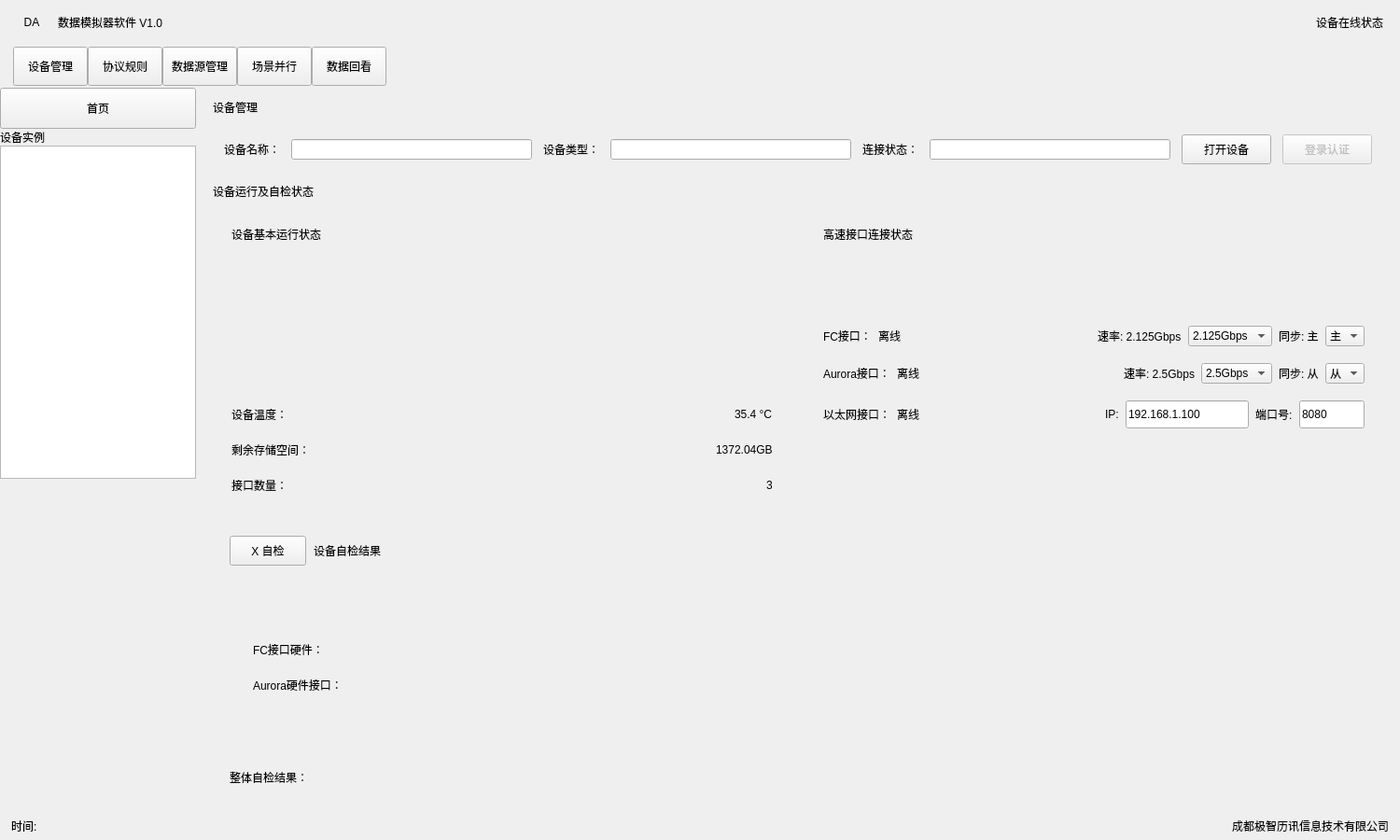
<?xml version="1.0" encoding="UTF-8"?>
<ui version="4.0">
 <class>wid_stack</class>
 <widget class="QWidget" name="wid_stack">
  <property name="geometry">
   <rect>
    <x>0</x>
    <y>0</y>
    <width>1500</width>
    <height>900</height>
   </rect>
  </property>
  <property name="windowTitle">
   <string>数据模拟器软件 V1.0</string>
  </property>
  <layout class="QVBoxLayout" name="rootLayout">
   <property name="spacing">
    <number>0</number>
   </property>
   <property name="leftMargin">
    <number>0</number>
   </property>
   <property name="topMargin">
    <number>0</number>
   </property>
   <property name="rightMargin">
    <number>0</number>
   </property>
   <property name="bottomMargin">
    <number>0</number>
   </property>
   <item>
    <widget class="QFrame" name="applicationBar">
     <property name="minimumSize">
      <size>
       <width>0</width>
       <height>48</height>
      </size>
     </property>
     <property name="maximumSize">
      <size>
       <width>16777215</width>
       <height>48</height>
      </size>
     </property>
     <property name="frameShape">
      <enum>QFrame::NoFrame</enum>
     </property>
     <layout class="QHBoxLayout" name="applicationLayout">
      <property name="spacing">
       <number>12</number>
      </property>
      <property name="leftMargin">
       <number>18</number>
      </property>
      <property name="topMargin">
       <number>0</number>
      </property>
      <property name="rightMargin">
       <number>18</number>
      </property>
      <property name="bottomMargin">
       <number>0</number>
      </property>
      <item>
       <widget class="QLabel" name="productLogo">
        <property name="minimumSize">
         <size>
          <width>32</width>
          <height>32</height>
         </size>
        </property>
        <property name="maximumSize">
         <size>
          <width>32</width>
          <height>32</height>
         </size>
        </property>
        <property name="text">
         <string>DA</string>
        </property>
        <property name="alignment">
         <set>Qt::AlignCenter</set>
        </property>
       </widget>
      </item>
      <item>
       <widget class="QLabel" name="productTitle">
        <property name="text">
         <string>数据模拟器软件 V1.0</string>
        </property>
       </widget>
      </item>
      <item>
       <spacer name="applicationSpacer">
        <property name="orientation">
         <enum>Qt::Horizontal</enum>
        </property>
        <property name="sizeHint" stdset="0">
         <size>
          <width>40</width>
          <height>20</height>
         </size>
        </property>
       </spacer>
      </item>
      <item>
       <widget class="QLabel" name="applicationMeta">
        <property name="text">
         <string>设备在线状态</string>
        </property>
       </widget>
      </item>
     </layout>
    </widget>
   </item>
   <item>
    <widget class="QFrame" name="navigationBar">
     <property name="minimumSize">
      <size>
       <width>0</width>
       <height>46</height>
      </size>
     </property>
     <property name="maximumSize">
      <size>
       <width>16777215</width>
       <height>46</height>
      </size>
     </property>
     <property name="frameShape">
      <enum>QFrame::NoFrame</enum>
     </property>
     <layout class="QHBoxLayout" name="navigationLayout">
      <property name="spacing">
       <number>0</number>
      </property>
      <property name="leftMargin">
       <number>14</number>
      </property>
      <property name="topMargin">
       <number>0</number>
      </property>
      <property name="rightMargin">
       <number>14</number>
      </property>
      <property name="bottomMargin">
       <number>0</number>
      </property>
      <item>
       <widget class="QPushButton" name="deviceNavButton">
        <property name="minimumSize">
         <size>
          <width>0</width>
          <height>42</height>
         </size>
        </property>
        <property name="cursor">
         <cursorShape>PointingHandCursor</cursorShape>
        </property>
        <property name="text">
         <string>设备管理</string>
        </property>
        <property name="navTab" stdset="0">
         <bool>true</bool>
        </property>
        <property name="activeNav" stdset="0">
         <bool>true</bool>
        </property>
       </widget>
      </item>
      <item>
       <widget class="QPushButton" name="protocolNavButton">
        <property name="minimumSize">
         <size>
          <width>0</width>
          <height>42</height>
         </size>
        </property>
        <property name="cursor">
         <cursorShape>PointingHandCursor</cursorShape>
        </property>
        <property name="text">
         <string>协议规则</string>
        </property>
        <property name="navTab" stdset="0">
         <bool>true</bool>
        </property>
        <property name="activeNav" stdset="0">
         <bool>false</bool>
        </property>
       </widget>
      </item>
      <item>
       <widget class="QPushButton" name="dataSourceNavButton">
        <property name="minimumSize">
         <size>
          <width>0</width>
          <height>42</height>
         </size>
        </property>
        <property name="cursor">
         <cursorShape>PointingHandCursor</cursorShape>
        </property>
        <property name="text">
         <string>数据源管理</string>
        </property>
        <property name="navTab" stdset="0">
         <bool>true</bool>
        </property>
        <property name="activeNav" stdset="0">
         <bool>false</bool>
        </property>
       </widget>
      </item>
      <item>
       <widget class="QPushButton" name="scenarioNavButton">
        <property name="minimumSize">
         <size>
          <width>0</width>
          <height>42</height>
         </size>
        </property>
        <property name="cursor">
         <cursorShape>PointingHandCursor</cursorShape>
        </property>
        <property name="text">
         <string>场景并行</string>
        </property>
        <property name="navTab" stdset="0">
         <bool>true</bool>
        </property>
        <property name="activeNav" stdset="0">
         <bool>false</bool>
        </property>
       </widget>
      </item>
      <item>
       <widget class="QPushButton" name="dataReviewNavButton">
        <property name="minimumSize">
         <size>
          <width>0</width>
          <height>42</height>
         </size>
        </property>
        <property name="cursor">
         <cursorShape>PointingHandCursor</cursorShape>
        </property>
        <property name="text">
         <string>数据回看</string>
        </property>
        <property name="navTab" stdset="0">
         <bool>true</bool>
        </property>
        <property name="activeNav" stdset="0">
         <bool>false</bool>
        </property>
       </widget>
      </item>
      <item>
       <spacer name="navigationSpacer">
        <property name="orientation">
         <enum>Qt::Horizontal</enum>
        </property>
        <property name="sizeHint" stdset="0">
         <size>
          <width>40</width>
          <height>20</height>
         </size>
        </property>
       </spacer>
      </item>
     </layout>
    </widget>
   </item>
   <item>
    <widget class="QStackedWidget" name="contentStack">
     <property name="currentIndex">
      <number>0</number>
     </property>
     <widget class="QWidget" name="devicePage">
      <property name="sizePolicy">
       <sizepolicy hsizetype="Expanding" vsizetype="Expanding">
        <horstretch>0</horstretch>
        <verstretch>0</verstretch>
       </sizepolicy>
      </property>
      <layout class="QHBoxLayout" name="devicePageLayout">
       <property name="spacing">
        <number>0</number>
       </property>
       <property name="leftMargin">
        <number>0</number>
       </property>
       <property name="topMargin">
        <number>0</number>
       </property>
       <property name="rightMargin">
        <number>0</number>
       </property>
       <property name="bottomMargin">
        <number>0</number>
       </property>
       <item>
        <widget class="QFrame" name="deviceSidebar">
         <property name="minimumSize">
          <size>
           <width>210</width>
           <height>0</height>
          </size>
         </property>
         <property name="maximumSize">
          <size>
           <width>210</width>
           <height>16777215</height>
          </size>
         </property>
         <property name="frameShape">
          <enum>QFrame::NoFrame</enum>
         </property>
         <layout class="QVBoxLayout" name="sidebarLayout">
          <property name="spacing">
           <number>0</number>
          </property>
          <property name="leftMargin">
           <number>0</number>
          </property>
          <property name="topMargin">
           <number>0</number>
          </property>
          <property name="rightMargin">
           <number>0</number>
          </property>
          <property name="bottomMargin">
           <number>0</number>
          </property>
          <item>
           <widget class="QPushButton" name="homeButton">
            <property name="minimumSize">
             <size>
              <width>0</width>
              <height>44</height>
             </size>
            </property>
            <property name="text">
             <string>首页</string>
            </property>
           </widget>
          </item>
          <item>
           <widget class="QLabel" name="deviceSideTitle">
            <property name="text">
             <string>设备实例</string>
            </property>
           </widget>
          </item>
          <item>
           <widget class="QTreeWidget" name="deviceTree">
            <property name="headerHidden">
             <bool>true</bool>
            </property>
            <property name="indentation">
             <number>20</number>
            </property>
            <property name="animated">
             <bool>false</bool>
            </property>
           </widget>
          </item>
          <item>
           <spacer name="sidebarSpacer">
            <property name="orientation">
             <enum>Qt::Vertical</enum>
            </property>
            <property name="sizeHint" stdset="0">
             <size>
              <width>20</width>
              <height>40</height>
             </size>
            </property>
           </spacer>
          </item>
         </layout>
        </widget>
       </item>
       <item>
        <widget class="QWidget" name="deviceContent" native="true">
         <layout class="QVBoxLayout" name="deviceContentLayout">
          <property name="spacing">
           <number>12</number>
          </property>
          <property name="leftMargin">
           <number>18</number>
          </property>
          <property name="topMargin">
           <number>12</number>
          </property>
          <property name="rightMargin">
           <number>18</number>
          </property>
          <property name="bottomMargin">
           <number>12</number>
          </property>
          <item>
           <widget class="QLabel" name="devicePageTitle">
            <property name="text">
             <string>设备管理</string>
            </property>
           </widget>
          </item>
          <item>
           <widget class="QFrame" name="deviceInfoBar">
            <property name="frameShape">
             <enum>QFrame::NoFrame</enum>
            </property>
            <layout class="QHBoxLayout" name="deviceInfoLayout">
             <property name="spacing">
              <number>12</number>
             </property>
             <property name="leftMargin">
              <number>12</number>
             </property>
             <property name="topMargin">
              <number>8</number>
             </property>
             <property name="rightMargin">
              <number>12</number>
             </property>
             <property name="bottomMargin">
              <number>8</number>
             </property>
             <item>
              <widget class="QLabel" name="deviceNameLabel">
               <property name="text">
                <string>设备名称：</string>
               </property>
              </widget>
             </item>
             <item>
              <widget class="QLineEdit" name="deviceNameEdit">
               <property name="readOnly">
                <bool>true</bool>
               </property>
              </widget>
             </item>
             <item>
              <widget class="QLabel" name="deviceTypeLabel">
               <property name="text">
                <string>设备类型：</string>
               </property>
              </widget>
             </item>
             <item>
              <widget class="QLineEdit" name="deviceTypeEdit">
               <property name="readOnly">
                <bool>true</bool>
               </property>
              </widget>
             </item>
             <item>
              <widget class="QLabel" name="deviceStatusLabel">
               <property name="text">
                <string>连接状态：</string>
               </property>
              </widget>
             </item>
             <item>
              <widget class="QLineEdit" name="deviceStatusEdit">
               <property name="readOnly">
                <bool>true</bool>
               </property>
              </widget>
             </item>
             <item>
              <widget class="QPushButton" name="openDeviceButton">
               <property name="minimumSize">
                <size>
                 <width>96</width>
                 <height>32</height>
                </size>
               </property>
               <property name="text">
                <string>打开设备</string>
               </property>
              </widget>
             </item>
             <item>
              <widget class="QPushButton" name="loginAuthButton">
               <property name="minimumSize">
                <size>
                 <width>96</width>
                 <height>32</height>
                </size>
               </property>
               <property name="enabled">
                <bool>false</bool>
               </property>
               <property name="text">
                <string>登录认证</string>
               </property>
              </widget>
             </item>
            </layout>
           </widget>
          </item>
          <item>
           <widget class="QLabel" name="deviceSectionTitle">
            <property name="text">
             <string>设备运行及自检状态</string>
            </property>
           </widget>
          </item>
          <item>
           <widget class="QWidget" name="statusRow" native="true">
            <layout class="QHBoxLayout" name="statusRowLayout">
             <property name="spacing">
              <number>14</number>
             </property>
             <property name="leftMargin">
              <number>0</number>
             </property>
             <property name="topMargin">
              <number>0</number>
             </property>
             <property name="rightMargin">
              <number>0</number>
             </property>
             <property name="bottomMargin">
              <number>0</number>
             </property>
             <item>
              <widget class="QFrame" name="runtimeStatusCard">
               <property name="minimumSize">
                <size>
                 <width>0</width>
                 <height>320</height>
                </size>
               </property>
               <property name="frameShape">
                <enum>QFrame::NoFrame</enum>
               </property>
               <layout class="QVBoxLayout" name="runtimeLayout">
                <property name="spacing">
                 <number>18</number>
                </property>
                <property name="leftMargin">
                 <number>20</number>
                </property>
                <property name="topMargin">
                 <number>16</number>
                </property>
                <property name="rightMargin">
                 <number>20</number>
                </property>
                <property name="bottomMargin">
                 <number>16</number>
                </property>
                <item>
                 <widget class="QLabel" name="runtimeTitle">
                  <property name="text">
                   <string>设备基本运行状态</string>
                  </property>
                 </widget>
                </item>
                <item>
                 <spacer name="runtimeTopSpacer">
                  <property name="orientation">
                   <enum>Qt::Vertical</enum>
                  </property>
                  <property name="sizeHint" stdset="0">
                   <size>
                    <width>20</width>
                    <height>20</height>
                   </size>
                  </property>
                 </spacer>
                </item>
                <item>
                 <layout class="QHBoxLayout" name="temperatureLayout">
                  <item>
                   <widget class="QLabel" name="temperatureNameLabel">
                    <property name="text">
                     <string>设备温度：</string>
                    </property>
                   </widget>
                  </item>
                  <item>
                   <spacer name="temperatureSpacer">
                    <property name="orientation">
                     <enum>Qt::Horizontal</enum>
                    </property>
                    <property name="sizeHint" stdset="0">
                     <size>
                      <width>40</width>
                      <height>20</height>
                     </size>
                    </property>
                   </spacer>
                  </item>
                  <item>
                   <widget class="QLabel" name="temperatureValueLabel">
                    <property name="text">
                     <string>35.4 °C</string>
                    </property>
                   </widget>
                  </item>
                 </layout>
                </item>
                <item>
                 <layout class="QHBoxLayout" name="storageLayout">
                  <item>
                   <widget class="QLabel" name="storageNameLabel">
                    <property name="text">
                     <string>剩余存储空间：</string>
                    </property>
                   </widget>
                  </item>
                  <item>
                   <spacer name="storageSpacer">
                    <property name="orientation">
                     <enum>Qt::Horizontal</enum>
                    </property>
                    <property name="sizeHint" stdset="0">
                     <size>
                      <width>40</width>
                      <height>20</height>
                     </size>
                    </property>
                   </spacer>
                  </item>
                  <item>
                   <widget class="QLabel" name="storageValueLabel">
                    <property name="text">
                     <string>1372.04GB</string>
                    </property>
                   </widget>
                  </item>
                 </layout>
                </item>
                <item>
                 <layout class="QHBoxLayout" name="interfaceCountLayout">
                  <item>
                   <widget class="QLabel" name="interfaceCountNameLabel">
                    <property name="text">
                     <string>接口数量：</string>
                    </property>
                   </widget>
                  </item>
                  <item>
                   <spacer name="interfaceCountSpacer">
                    <property name="orientation">
                     <enum>Qt::Horizontal</enum>
                    </property>
                    <property name="sizeHint" stdset="0">
                     <size>
                      <width>40</width>
                      <height>20</height>
                     </size>
                    </property>
                   </spacer>
                  </item>
                  <item>
                   <widget class="QLabel" name="interfaceCountValueLabel">
                    <property name="text">
                     <string>3</string>
                    </property>
                   </widget>
                  </item>
                 </layout>
                </item>
               </layout>
              </widget>
             </item>
             <item>
              <widget class="QFrame" name="interfaceStatusCard">
               <property name="minimumSize">
                <size>
                 <width>0</width>
                 <height>320</height>
                </size>
               </property>
               <property name="frameShape">
                <enum>QFrame::NoFrame</enum>
               </property>
               <layout class="QVBoxLayout" name="interfaceLayout">
                <property name="spacing">
                 <number>18</number>
                </property>
                <property name="leftMargin">
                 <number>20</number>
                </property>
                <property name="topMargin">
                 <number>16</number>
                </property>
                <property name="rightMargin">
                 <number>20</number>
                </property>
                <property name="bottomMargin">
                 <number>16</number>
                </property>
                <item>
                 <widget class="QLabel" name="interfaceTitle">
                  <property name="text">
                   <string>高速接口连接状态</string>
                  </property>
                 </widget>
                </item>
                <item>
                 <spacer name="interfaceTopSpacer">
                  <property name="orientation">
                   <enum>Qt::Vertical</enum>
                  </property>
                  <property name="sizeHint" stdset="0">
                   <size>
                    <width>20</width>
                    <height>20</height>
                   </size>
                  </property>
                 </spacer>
                </item>
                <item>
                 <layout class="QHBoxLayout" name="fcInterfaceLayout">
                  <property name="spacing">
                   <number>7</number>
                  </property>
                  <item>
                   <widget class="QLabel" name="fcInterfaceNameLabel">
                    <property name="text">
                     <string>FC接口：</string>
                    </property>
                   </widget>
                  </item>
                  <item>
                   <widget class="QLabel" name="fcInterfaceStatusLabel">
                    <property name="text">
                     <string>离线</string>
                    </property>
                   </widget>
                  </item>
                  <item>
                   <spacer name="fcInterfaceSpacer">
                    <property name="orientation">
                     <enum>Qt::Horizontal</enum>
                    </property>
                    <property name="sizeHint" stdset="0">
                     <size>
                      <width>40</width>
                      <height>20</height>
                     </size>
                    </property>
                   </spacer>
                  </item>
                  <item>
                   <widget class="QLabel" name="fcRateLabel">
                    <property name="text">
                     <string>速率: 2.125Gbps</string>
                    </property>
                   </widget>
                  </item>
                  <item>
                   <widget class="QComboBox" name="fcRateCombo">
                    <item>
                     <property name="text">
                      <string>2.125Gbps</string>
                     </property>
                    </item>
                   </widget>
                  </item>
                  <item>
                   <widget class="QLabel" name="fcSyncLabel">
                    <property name="text">
                     <string>同步: 主</string>
                    </property>
                   </widget>
                  </item>
                  <item>
                   <widget class="QComboBox" name="fcSyncCombo">
                    <item>
                     <property name="text">
                      <string>主</string>
                     </property>
                    </item>
                   </widget>
                  </item>
                 </layout>
                </item>
                <item>
                 <layout class="QHBoxLayout" name="auroraInterfaceLayout">
                  <property name="spacing">
                   <number>7</number>
                  </property>
                  <item>
                   <widget class="QLabel" name="auroraInterfaceNameLabel">
                    <property name="text">
                     <string>Aurora接口：</string>
                    </property>
                   </widget>
                  </item>
                  <item>
                   <widget class="QLabel" name="auroraInterfaceStatusLabel">
                    <property name="text">
                     <string>离线</string>
                    </property>
                   </widget>
                  </item>
                  <item>
                   <spacer name="auroraInterfaceSpacer">
                    <property name="orientation">
                     <enum>Qt::Horizontal</enum>
                    </property>
                    <property name="sizeHint" stdset="0">
                     <size>
                      <width>40</width>
                      <height>20</height>
                     </size>
                    </property>
                   </spacer>
                  </item>
                  <item>
                   <widget class="QLabel" name="auroraRateLabel">
                    <property name="text">
                     <string>速率: 2.5Gbps</string>
                    </property>
                   </widget>
                  </item>
                  <item>
                   <widget class="QComboBox" name="auroraRateCombo">
                    <item>
                     <property name="text">
                      <string>2.5Gbps</string>
                     </property>
                    </item>
                   </widget>
                  </item>
                  <item>
                   <widget class="QLabel" name="auroraSyncLabel">
                    <property name="text">
                     <string>同步: 从</string>
                    </property>
                   </widget>
                  </item>
                  <item>
                   <widget class="QComboBox" name="auroraSyncCombo">
                    <item>
                     <property name="text">
                      <string>从</string>
                     </property>
                    </item>
                   </widget>
                  </item>
                 </layout>
                </item>
                <item>
                 <layout class="QHBoxLayout" name="ethernetInterfaceLayout">
                  <property name="spacing">
                   <number>7</number>
                  </property>
                  <item>
                   <widget class="QLabel" name="ethernetInterfaceNameLabel">
                    <property name="text">
                     <string>以太网接口：</string>
                    </property>
                   </widget>
                  </item>
                  <item>
                   <widget class="QLabel" name="ethernetInterfaceStatusLabel">
                    <property name="text">
                     <string>离线</string>
                    </property>
                   </widget>
                  </item>
                  <item>
                   <spacer name="ethernetInterfaceSpacer">
                    <property name="orientation">
                     <enum>Qt::Horizontal</enum>
                    </property>
                    <property name="sizeHint" stdset="0">
                     <size>
                      <width>40</width>
                      <height>20</height>
                     </size>
                    </property>
                   </spacer>
                  </item>
                  <item>
                   <widget class="QLabel" name="ipLabel">
                    <property name="text">
                     <string>IP:</string>
                    </property>
                   </widget>
                  </item>
                  <item>
                   <widget class="QLineEdit" name="ipEdit">
                    <property name="minimumSize">
                     <size>
                      <width>132</width>
                      <height>30</height>
                     </size>
                    </property>
                    <property name="maximumSize">
                     <size>
                      <width>132</width>
                      <height>30</height>
                     </size>
                    </property>
                    <property name="maxLength">
                     <number>15</number>
                    </property>
                    <property name="text">
                     <string>192.168.1.100</string>
                    </property>
                   </widget>
                  </item>
                  <item>
                   <widget class="QLabel" name="portLabel">
                    <property name="text">
                     <string>端口号:</string>
                    </property>
                   </widget>
                  </item>
                  <item>
                   <widget class="QLineEdit" name="portEdit">
                    <property name="minimumSize">
                     <size>
                      <width>70</width>
                      <height>30</height>
                     </size>
                    </property>
                    <property name="maximumSize">
                     <size>
                      <width>70</width>
                      <height>30</height>
                     </size>
                    </property>
                    <property name="maxLength">
                     <number>5</number>
                    </property>
                    <property name="text">
                     <string>8080</string>
                    </property>
                   </widget>
                  </item>
                 </layout>
                </item>
                <item>
                 <spacer name="interfaceBottomSpacer">
                  <property name="orientation">
                   <enum>Qt::Vertical</enum>
                  </property>
                  <property name="sizeHint" stdset="0">
                   <size>
                    <width>20</width>
                    <height>40</height>
                   </size>
                  </property>
                 </spacer>
                </item>
               </layout>
              </widget>
             </item>
            </layout>
           </widget>
          </item>
          <item>
           <widget class="QFrame" name="selfTestCard">
            <property name="minimumSize">
             <size>
              <width>0</width>
              <height>200</height>
             </size>
            </property>
            <property name="frameShape">
             <enum>QFrame::NoFrame</enum>
            </property>
            <layout class="QVBoxLayout" name="selfTestLayout">
             <property name="spacing">
              <number>18</number>
             </property>
             <property name="leftMargin">
              <number>18</number>
             </property>
             <property name="topMargin">
              <number>16</number>
             </property>
             <property name="rightMargin">
              <number>18</number>
             </property>
             <property name="bottomMargin">
              <number>16</number>
             </property>
             <item>
              <layout class="QHBoxLayout" name="selfTestHeaderLayout">
               <property name="spacing">
                <number>8</number>
               </property>
               <item>
                <widget class="QPushButton" name="selfTestButton">
                 <property name="minimumSize">
                  <size>
                   <width>82</width>
                   <height>32</height>
                  </size>
                 </property>
                 <property name="text">
                  <string>X 自检</string>
                 </property>
                </widget>
               </item>
               <item>
                <widget class="QLabel" name="selfTestTitle">
                 <property name="text">
                  <string>设备自检结果</string>
                 </property>
                </widget>
               </item>
               <item>
                <spacer name="selfTestHeaderSpacer">
                 <property name="orientation">
                  <enum>Qt::Horizontal</enum>
                 </property>
                 <property name="sizeHint" stdset="0">
                  <size>
                   <width>40</width>
                   <height>20</height>
                  </size>
                 </property>
                </spacer>
               </item>
              </layout>
             </item>
             <item>
              <spacer name="selfTestTopSpacer">
               <property name="orientation">
                <enum>Qt::Vertical</enum>
               </property>
               <property name="sizeHint" stdset="0">
                <size>
                 <width>20</width>
                 <height>40</height>
                </size>
               </property>
              </spacer>
             </item>
             <item>
              <layout class="QHBoxLayout" name="fcSelfTestLayout">
               <item>
                <widget class="QLabel" name="fcSelfTestDotLabel">
                 <property name="text">
                  <string/>
                 </property>
                </widget>
               </item>
               <item>
                <widget class="QLabel" name="fcSelfTestLabel">
                 <property name="text">
                  <string>FC接口硬件：</string>
                 </property>
                </widget>
               </item>
               <item>
                <spacer name="fcSelfTestSpacer">
                 <property name="orientation">
                  <enum>Qt::Horizontal</enum>
                 </property>
                 <property name="sizeHint" stdset="0">
                  <size>
                   <width>40</width>
                   <height>20</height>
                  </size>
                 </property>
                </spacer>
               </item>
              </layout>
             </item>
             <item>
              <layout class="QHBoxLayout" name="auroraSelfTestLayout">
               <item>
                <widget class="QLabel" name="auroraSelfTestDotLabel">
                 <property name="text">
                  <string/>
                 </property>
                </widget>
               </item>
               <item>
                <widget class="QLabel" name="auroraSelfTestLabel">
                 <property name="text">
                  <string>Aurora硬件接口：</string>
                 </property>
                </widget>
               </item>
               <item>
                <spacer name="auroraSelfTestSpacer">
                 <property name="orientation">
                  <enum>Qt::Horizontal</enum>
                 </property>
                 <property name="sizeHint" stdset="0">
                  <size>
                   <width>40</width>
                   <height>20</height>
                  </size>
                 </property>
                </spacer>
               </item>
              </layout>
             </item>
             <item>
              <spacer name="selfTestBottomSpacer">
               <property name="orientation">
                <enum>Qt::Vertical</enum>
               </property>
               <property name="sizeHint" stdset="0">
                <size>
                 <width>20</width>
                 <height>40</height>
                </size>
               </property>
              </spacer>
             </item>
             <item>
              <widget class="QLabel" name="selfTestResultLabel">
               <property name="text">
                <string>整体自检结果：</string>
               </property>
              </widget>
             </item>
            </layout>
           </widget>
          </item>
         </layout>
        </widget>
       </item>
      </layout>
     </widget>
     <widget class="QWidget" name="dataSourcePage">
      <layout class="QVBoxLayout" name="dataSourceLayout">
       <property name="spacing">
        <number>0</number>
       </property>
       <property name="leftMargin">
        <number>0</number>
       </property>
       <property name="topMargin">
        <number>0</number>
       </property>
       <property name="rightMargin">
        <number>0</number>
       </property>
       <property name="bottomMargin">
        <number>0</number>
       </property>
      </layout>
     </widget>
     <widget class="QWidget" name="reviewPage">
      <layout class="QVBoxLayout" name="reviewLayout">
       <property name="spacing">
        <number>0</number>
       </property>
       <property name="leftMargin">
        <number>0</number>
       </property>
       <property name="topMargin">
        <number>0</number>
       </property>
       <property name="rightMargin">
        <number>0</number>
       </property>
       <property name="bottomMargin">
        <number>0</number>
       </property>
      </layout>
     </widget>
    </widget>
   </item>
   <item>
    <widget class="QFrame" name="simulatorStatusBar">
     <property name="minimumSize">
      <size>
       <width>0</width>
       <height>30</height>
      </size>
     </property>
     <property name="maximumSize">
      <size>
       <width>16777215</width>
       <height>30</height>
      </size>
     </property>
     <property name="frameShape">
      <enum>QFrame::NoFrame</enum>
     </property>
     <layout class="QHBoxLayout" name="simulatorStatusLayout">
      <property name="spacing">
       <number>10</number>
      </property>
      <property name="leftMargin">
       <number>12</number>
      </property>
      <property name="topMargin">
       <number>0</number>
      </property>
      <property name="rightMargin">
       <number>12</number>
      </property>
      <property name="bottomMargin">
       <number>0</number>
      </property>
      <item>
       <widget class="QLabel" name="clockLabel">
        <property name="text">
         <string>时间:</string>
        </property>
       </widget>
      </item>
      <item>
       <spacer name="statusBarSpacer">
        <property name="orientation">
         <enum>Qt::Horizontal</enum>
        </property>
        <property name="sizeHint" stdset="0">
         <size>
          <width>40</width>
          <height>20</height>
         </size>
        </property>
       </spacer>
      </item>
      <item>
       <widget class="QLabel" name="companyLabel">
        <property name="text">
         <string>成都极智历讯信息技术有限公司</string>
        </property>
       </widget>
      </item>
     </layout>
    </widget>
   </item>
  </layout>
 </widget>
 <resources/>
 <connections/>
</ui>
